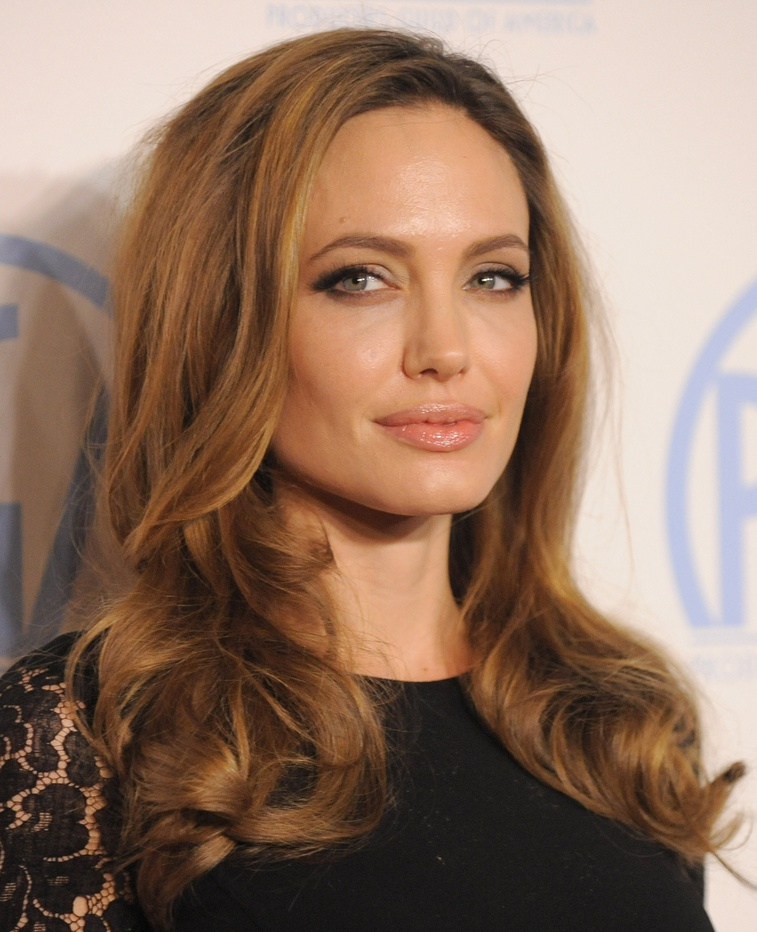
#> input picture facenet_pytorch/data/test_images/angelina_jolie/1.jpg, 757 x 932 px, shrunk from 1665 x 2048 before the run, given in place of the camera
$ python harr_face_blur.py
#> lines starting #> are read from the running program, lines starting #| are printed output that depends on the picture
import datetime
import argparse
import imutils
import time
import cv2

face_cascade = cv2.CascadeClassifier('haarcascade_frontalface_default.xml')

cap = cv2.VideoCapture(0)

while True:
    ret, img = cap.read()
#> img is the input picture: shape (932, 757, 3); mean B, G, R 97.7, 115.8, 143.7
    gray = cv2.cvtColor(img, cv2.COLOR_BGR2GRAY)
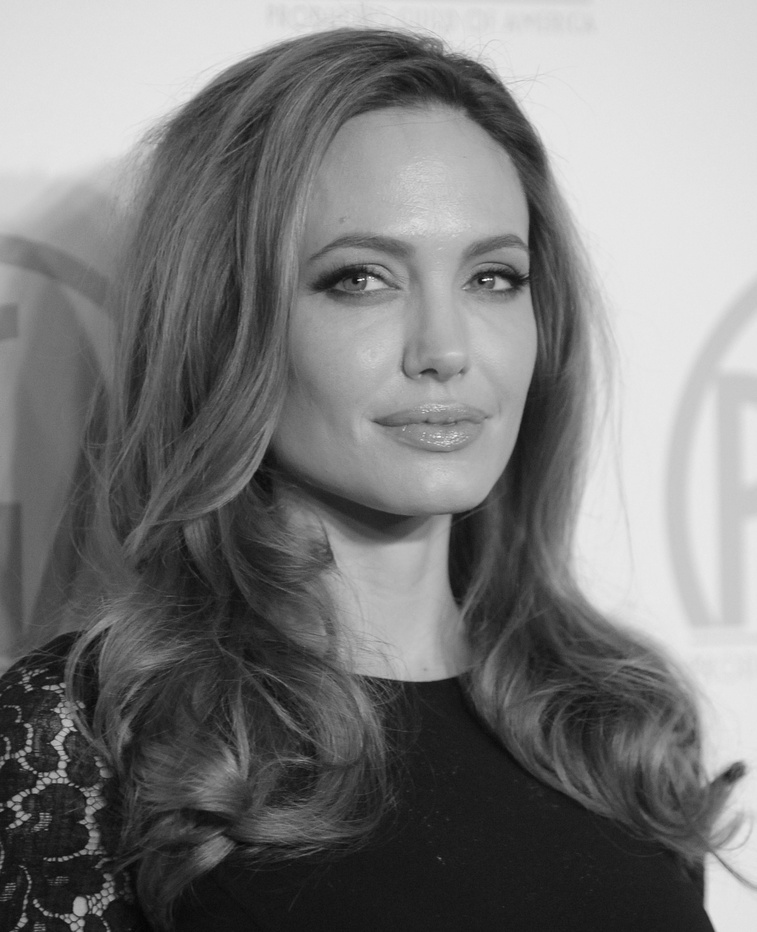
#> gray: shape (932, 757); min 4, max 253, mean 122.1
    faces = face_cascade.detectMultiScale(gray, 1.3, 5)
#> faces = [[259, 151, 336, 336]]
    for (x,y,w,h) in faces:
        cv2.rectangle(img,(x,y),(x+w,y+h),(255,0,0),2)

        img[y:y+h, x:x+w] = cv2.blur(img[y:y+h, x:x+w],(int(max(w,h)/2), int(min(w,h)/2)))
        # img[y:y+h, x:x+w] = cv2.GaussianBlur(img[y:y+h, x:x+w], (5,5),0)
        cv2.imshow('frame',img)
        if cv2.waitKey(1) & 0xFF == ord('q'):
            break
#> this loop made 1 pass; (key q is pressed on pass 1)
#> pass 1, `cv2.imshow('frame',img)`:
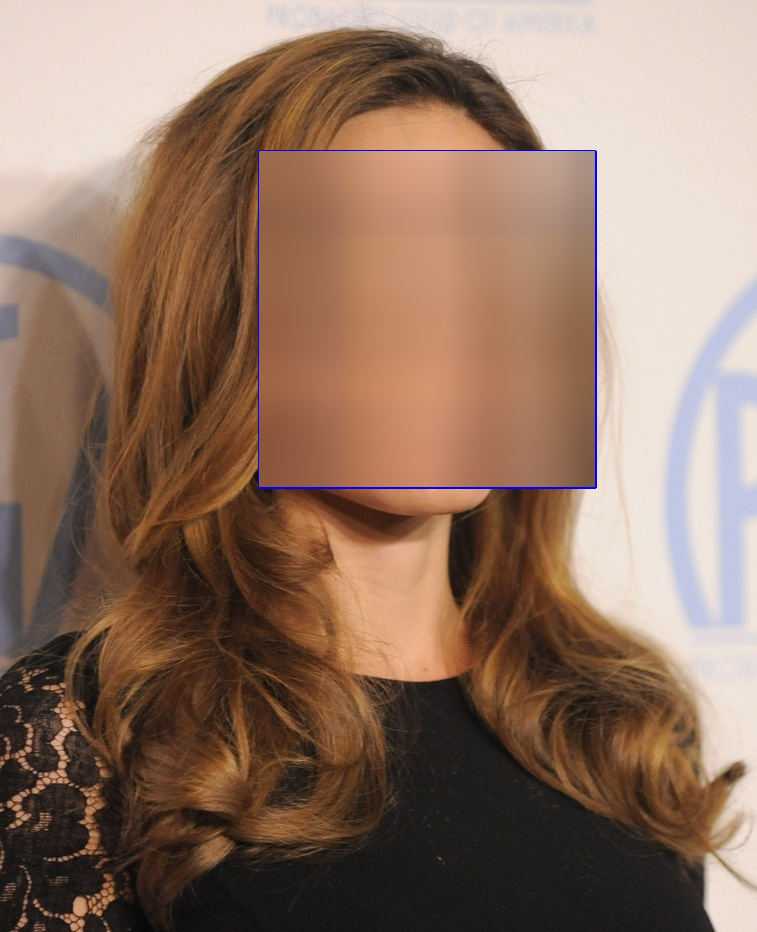
#> window 'frame': shape (932, 757, 3); mean B, G, R 98.4, 115.2, 142.9
cap.release()
cv2.destroyAllWindows()
